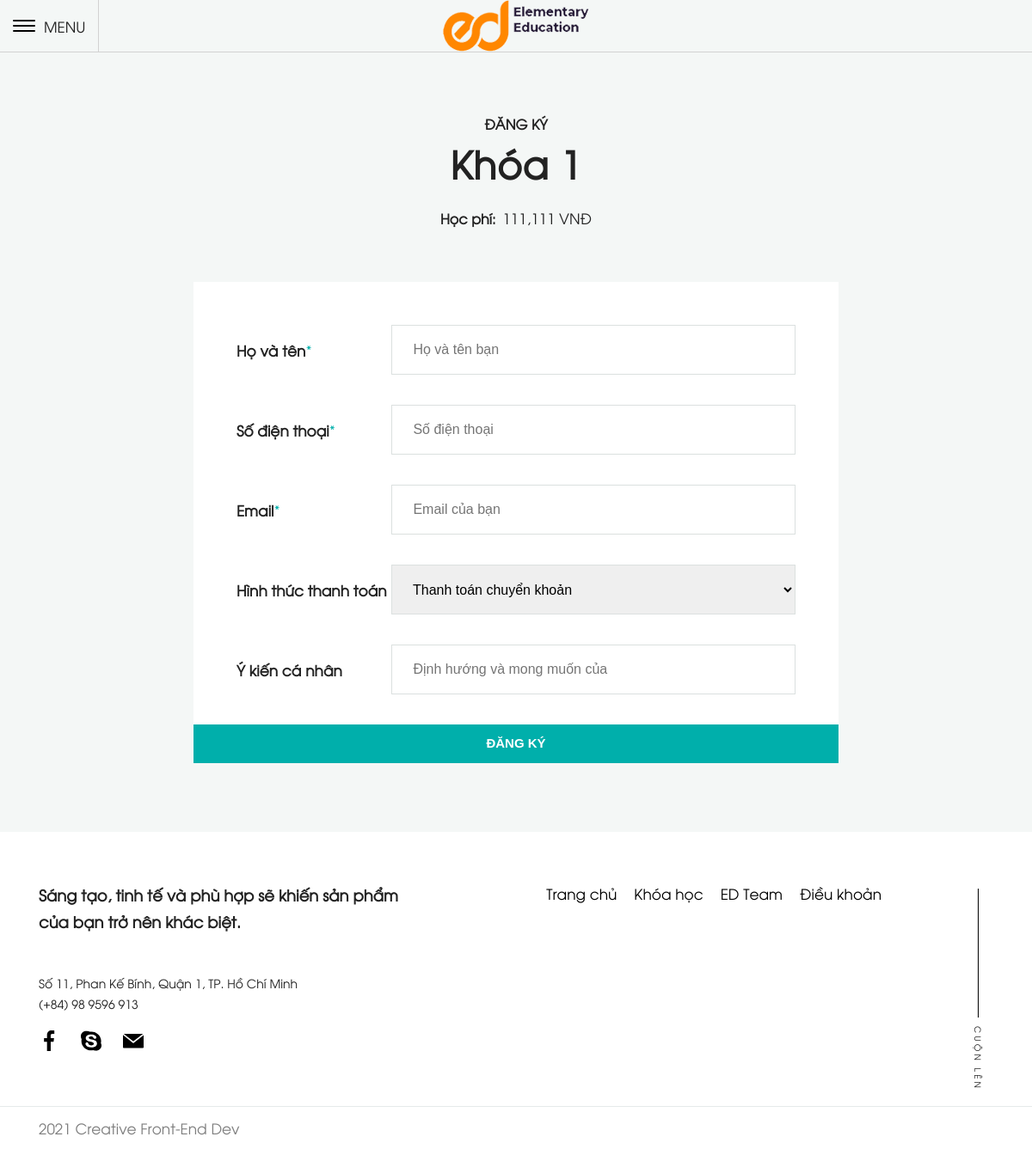
The page /register.php?classId=1 on the database as committed earlier.
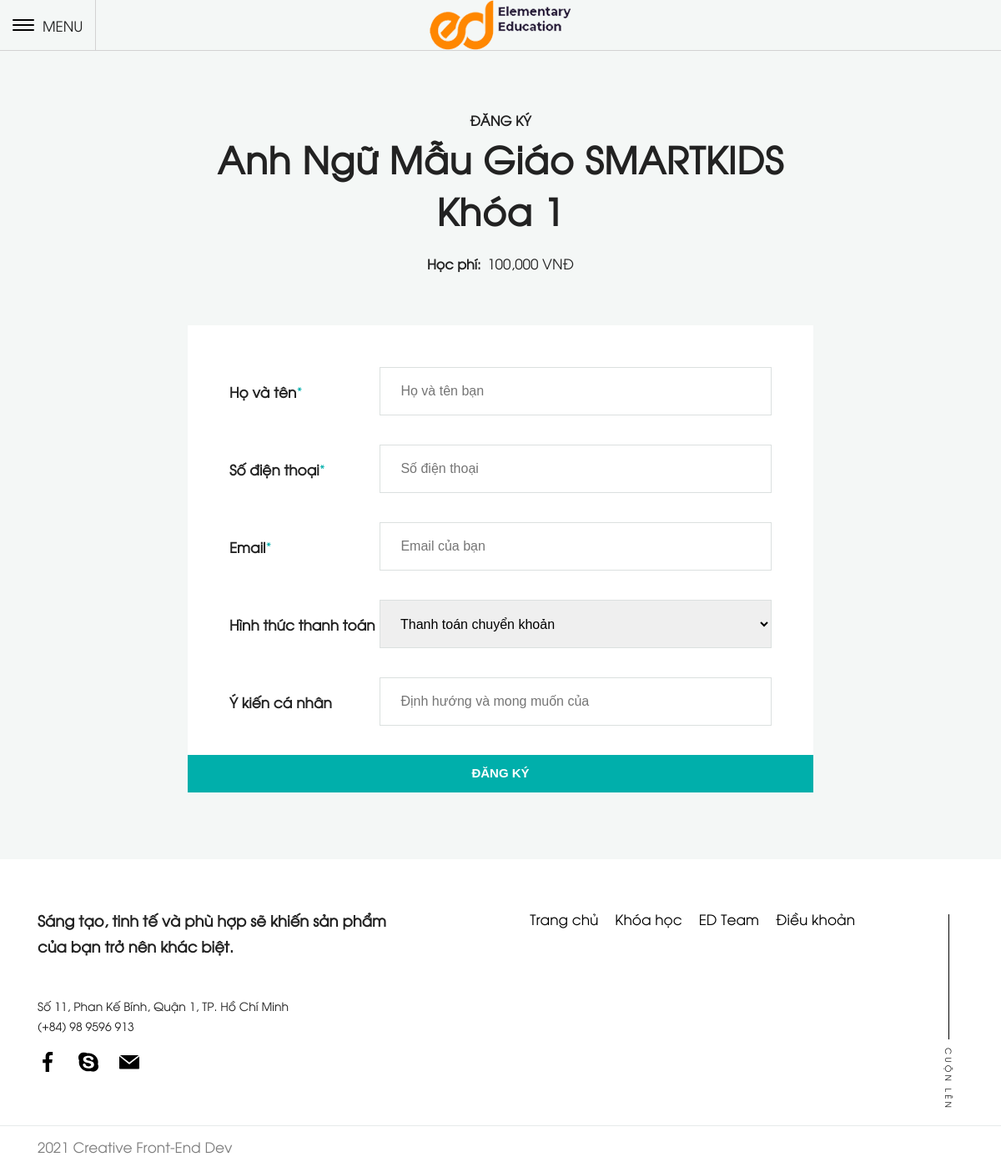
The same page on the database as committed later.
### tables this page shows
CREATE TABLE `tbl_class` (
  `classId` int(11) UNSIGNED NOT NULL,
  `className` varchar(255) NOT NULL,
  `coursesId` int(11) NOT NULL,
  `classDesc` text NOT NULL,
  `classTime` date DEFAULT NULL,
  `classLesson` int(11) NOT NULL,
  `classLearnTime` text NOT NULL,
  `classAddress` text NOT NULL,
  `classPrice` varchar(255) NOT NULL,
  `classTeacher` varchar(255) NOT NULL,
  `classMentor` varchar(255) NOT NULL,
  `classTeacherAvatar` varchar(255) NOT NULL,
  `classMentorAvatar` varchar(255) NOT NULL,
  `classTeacherIntro` text NOT NULL,
  `classMentorIntro` text NOT NULL,
  `classTeacherDesc` varchar(255) NOT NULL,
  `classMentorDesc` varchar(255) NOT NULL,
  `classStatus` int(1) NOT NULL
);

### lib/database.php (called while the page is built, shortened)
<?php
Class Database{
   public $host   = DB_HOST;
   public $user   = DB_USER;
   public $pass   = DB_PASS;
   public $dbname = DB_NAME;
   public $link;
private function connectDB(){
   $this->link = new mysqli($this->host, $this->user, $this->pass,$this->dbname);
  mysqli_set_charset($this->link,"utf8");
 }
public function select($query){
  $result = $this->link->query($query) or
   die($this->link->error.__LINE__);
  if($result->num_rows > 0){
    return $result;
  } else {
    return false;
  }
 }
}
?>

### classes/register.php (called while the page is built, shortened)
<?php
    $filepath = realpath(dirname(__FILE__));
    include_once ($filepath.'/../lib/database.php');
    include_once ($filepath.'/../helpers/format.php');
?>
<?php
 class register
 {
    private $db;
    public function __construct()
    {
        $this->db = new Database();
    }
    public function registerClassById($Id){
        $query = "SELECT * FROM tbl_class WHERE classId = $Id";
        $result = $this->db->select($query);
        return $result;
    }
}
?>

### helpers/format.php (called while the page is built, shortened)
<?php
class Format{
 public function formatMoney($money){
   return number_format($money, 0, '', ',').' VNĐ';
 }
}
?>

### register.php (the view, shortened to what this page needs)
 <?php
    include './inc/header.php';
?>
 <?php
if(!isset($_GET['classId']) || $_GET['classId'] == NULL) {
    echo "<script>window.location = '404.php'</script>";
} else {
    $Id = $_GET['classId'];
}
?>
 </header>
 <main id="register">
     <section class="register-section">
         <div class="container">
             <div class="wrap">
                 <h3>ĐĂNG KÝ</h3>
                 <?php
                    $registerClassById = $register->registerClassById($Id);
                    if($registerClassById){
                        while($resultRegister = $registerClassById->fetch_assoc()){
                 ?>
                 <h2 class="main-title"><?php echo $resultRegister['className']; ?></h2>
                 <div class="price">
                     <h3>Học phí:</h3>
                     <span><?php echo $fm->formatMoney($resultRegister['classPrice']); ?></span>
                 </div>
                 <?php
                 }
                }
                ?>
                 <form class="form" method="POST" action="">
                     <div class="form-group">
                         <label for="">
                             <p>Họ và tên</p>
                             <span>*</span>
                         </label>
                         <div class="input">
                             <input type="text" name="registerName" id="register-name" class="input-validation" required
                                 placeholder=" Họ và tên bạn">
                         </div>
                     </div>
                     <div class="form-group">
                         <label for="">
                             <p>Số điện thoại</p>
                             <span>*</span>
                         </label>
                         <div class="input">
                             <input type="text" name="registerPhone" class="input-validation" id="register-phone"
                                 placeholder=" Số điện thoại ">
                         </div>
                     </div>
                     <div class="form-group">
                         <label for="">
                             <p>Email</p>
                             <span>*</span>
                         </label>
                         <div class="input">
                             <input type="email" name="registerEmail" class="input-validation" id="register-email"
                                 placeholder=" Email của bạn">
                         </div>
                     </div>
                     <div class="form-group">
                         <label for="">
                             <p>Hình thức thanh toán</p>
                         </label>
                         <select name="registerPayment">
                             <option value="0" selected>Thanh toán chuyển khoản</option>
                         </select>
                     </div>
                     <div class="form-group">
                         <label for="">
                             <p>Ý kiến cá nhân</p>
                         </label>
                         <div class="input">
                             <input type="text" name="registerDesire" placeholder=" Định hướng và mong muốn của">
                         </div>
                     </div>
                     <div class="form-group submit">
                         <input type="submit" value="Đăng ký" class="btn btn-submit" name="add">
                     </div>
                 </form>
             </div>
         </div>
     </section>
 </main>
 <?php
    include './inc/footer.php';
?>

Rows that differ between the two databases and show on the page:
removed tbl_class: className "Khóa 1", classPrice "111,111 VNĐ"
added tbl_class: className "Anh Ngữ Mẫu Giáo SMARTKIDS Khóa 1", classPrice "100,000 VNĐ"
